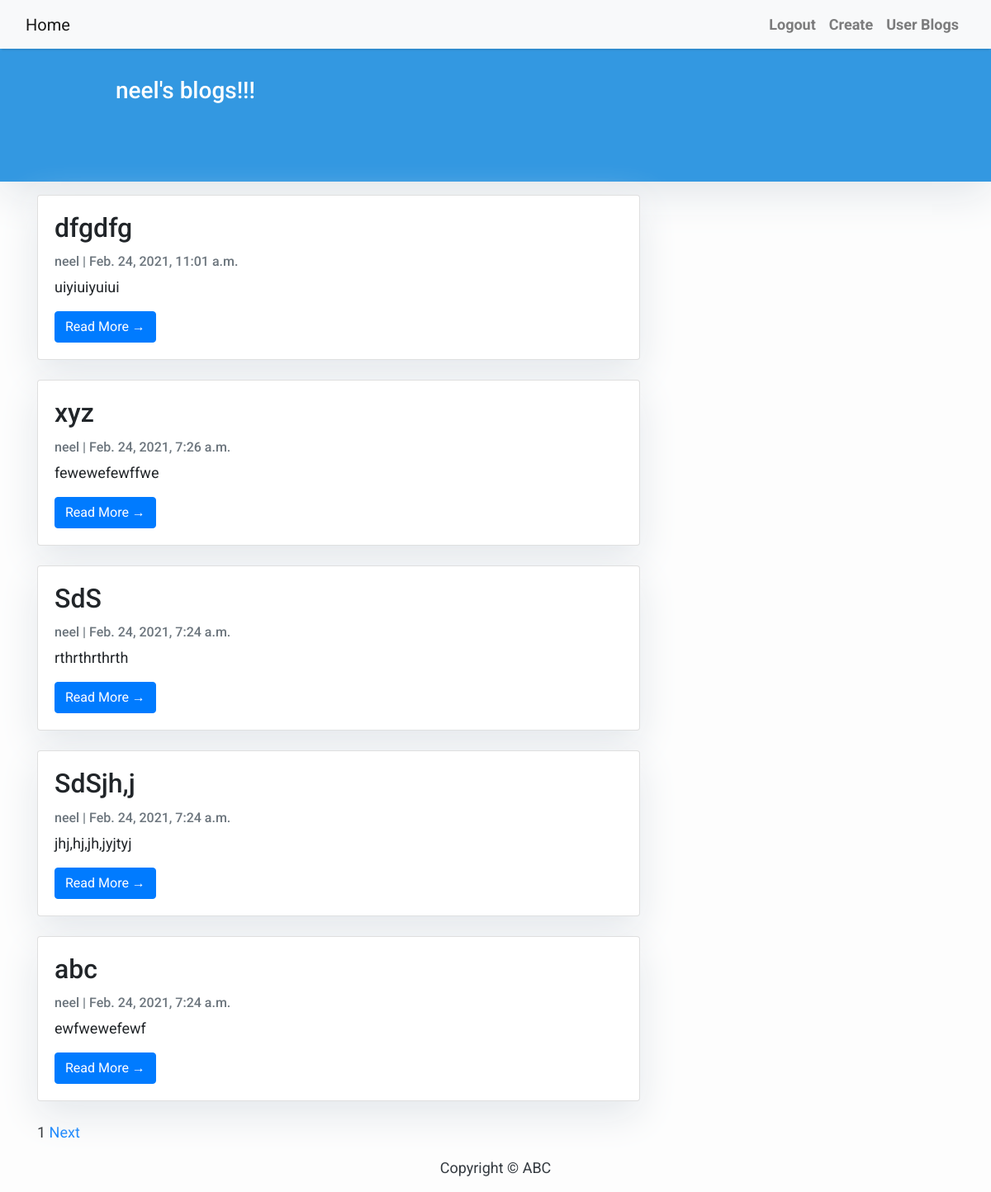
/user_list/ (signed in), run on an earlier commit of the app's database.
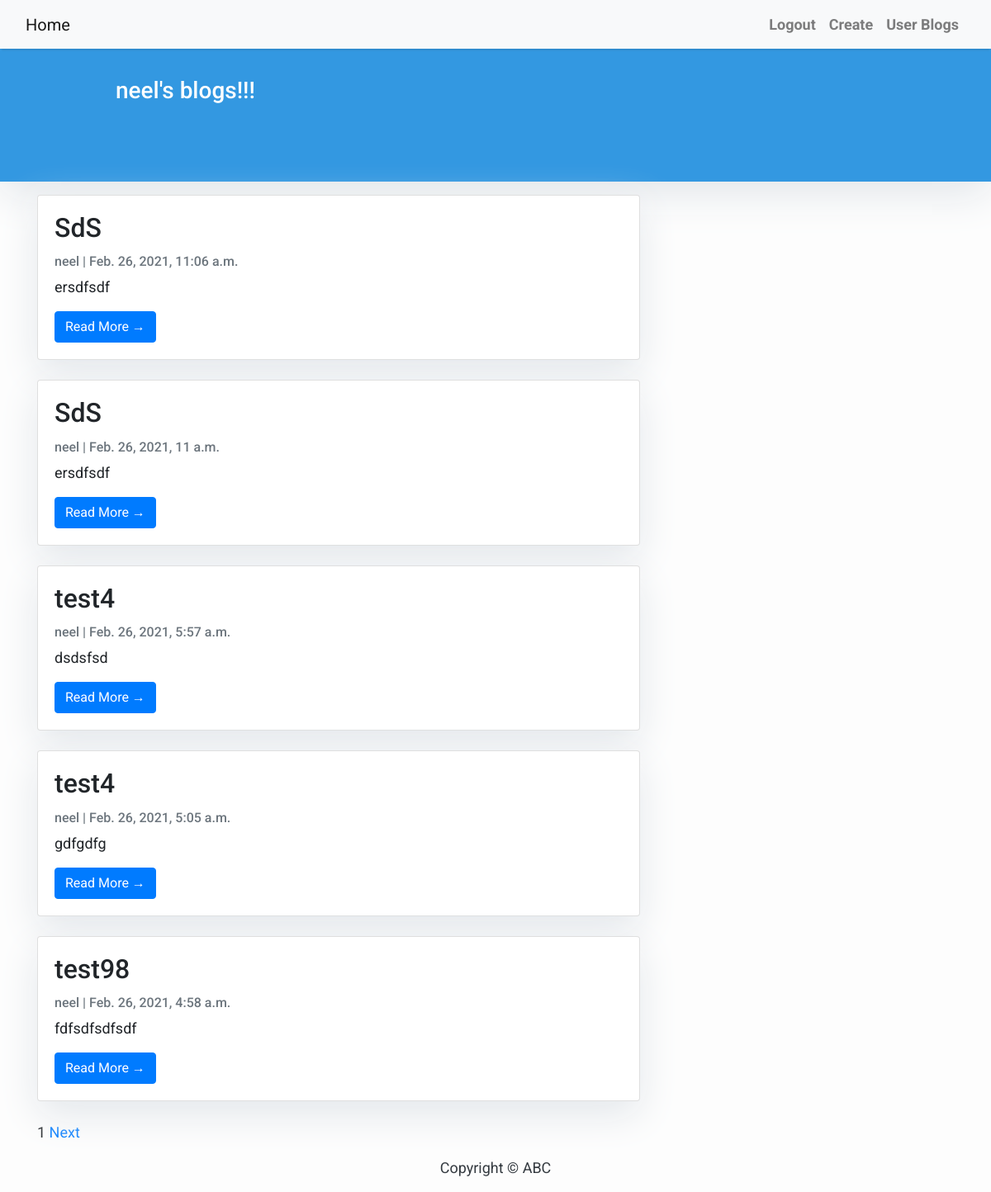
And on a later commit of the database.
### blog/models.py (models this page shows, shortened)
class Post(models.Model):
    title = models.CharField('title for post', max_length=200)
    author = models.ForeignKey(
        User, on_delete=models.CASCADE, related_name='blog_posts')
    updated_on = models.DateTimeField(auto_now=True)
    content = models.TextField()
    category = models.ForeignKey(
        Category, verbose_name="Category", on_delete=models.CASCADE, blank=True, null=True)
    created_on = models.DateTimeField(
        editable=True, auto_now_add=False, default=django.utils.timezone.now())
    slug = models.CharField(max_length=200, unique=True)
    class Meta:
        ordering = ['-created_on']

### blog/views.py (the view)
# urls.py: path(r'user_list/', views.user_list, name='user_list'),
def user_list(request):
    if request.user.is_authenticated:
        data = Post.objects.filter(author = request.user).order_by('-created_on')
        paginator = Paginator(data, 5)
        page_number = request.GET.get('page')
        page_obj = paginator.get_page(page_number)
        return (render(request, 'blog/user_list.html',{'data':page_obj,'name': request.user}))
    else:
        return(HttpResponseRedirect('/login/'))

### blog/templates/blog/user_list.html (shortened to what this page needs)
{% extends "blog/base.html" %}
{% block content %}
<header class="masthead">
    <div class="container">
        <div class="row">
            <div class=" col-md-8 col-md-10 mx-auto">
                <div class="site-heading">
                    <h3 class=" site-heading my-4 mt-3 text-white">{{ request.user }}'s blogs!!! </h3>
                    <br><br>
                </div>
            </div>
        </div>
    </div>
</header>
<div class="container">
    <div class="row">
        <div class="col-md-8 mt-3 left">
            {% for post in data %}
            <div class="card mb-4">
                <div class="card-body">
                    <h2 class="card-title">{{ post.title }}</h2>
                    <p class="card-text text-muted h6">{{ post.author }} | {{ post.created_on}} </p>
                    <p class="card-text">{{post.content|slice:":200" }}</p>
                    {%if post.slug%}
                    <a href="{% url 'blog:post_detail' post.slug  %}" class="btn btn-primary">Read More &rarr;</a>
                    {%endif%}
                </div>
            </div>
            {% endfor %}
            <div>
                <span>
                    <span>{{ data.number }}</span>
                    {% if data.has_next %}
                        <a href="?page={{ data.next_page_number }}">Next</a>
                    {% endif %}
                </span>
            </div>
        </div>
    </div>
</div>
{%endblock%}

What changed in the data, as far as the page shows it:
removed Post: title "dfgdfg", author "neel", created_on "Feb. 24, 2021, 11:01 a.m.", content "uiyiuiyuiui", slug "Read More →"
removed Post: title "xyz", author "neel", created_on "Feb. 24, 2021, 7:26 a.m.", content "fewewefewffwe", slug "Read More →"
no longer on this page (row edited): Post: title "SdS", author "neel", created_on "Feb. 24, 2021, 7:24 a.m.", content "rthrthrthrth", slug "Read More →"
removed Post: title "abc", author "neel", created_on "Feb. 24, 2021, 7:24 a.m.", content "ewfwewefewf", slug "Read More →"
added Post: title "SdS", author "neel", created_on "Feb. 26, 2021, 11:06 a.m.", content "ersdfsdf", slug "Read More →"
changed Post: title "SdSjh,j" → "SdS"; created_on "Feb. 24, 2021, 7:24 a.m." → "Feb. 26, 2021, 11 a.m."; content "jhj,hj,jh,jyjtyj" → "ersdfsdf"
now on this page (row edited): Post: title "test4", author "neel", created_on "Feb. 26, 2021, 5:57 a.m.", content "dsdsfsd", slug "Read More →"
added Post: title "test4", author "neel", created_on "Feb. 26, 2021, 5:05 a.m.", content "gdfgdfg", slug "Read More →"
now on this page (row edited): Post: title "test98", author "neel", created_on "Feb. 26, 2021, 4:58 a.m.", content "fdfsdfsdfsdf", slug "Read More →"
